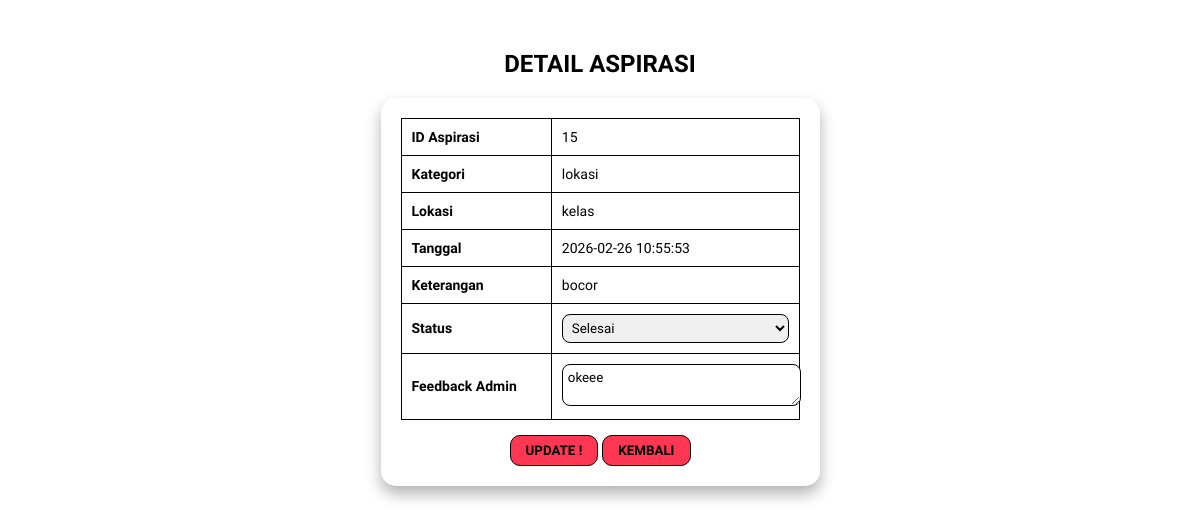
Page /UJIKOMFALAQ/admin/detail-pengaduan.php?id=15 on the committed database.
### tables this page shows
CREATE TABLE `input_aspirasi` (
  `id_pelapor` int(11) NOT NULL,
  `nis` varchar(225) NOT NULL,
  `id_kategori` int(11) NOT NULL,
  `tanggal` datetime NOT NULL DEFAULT current_timestamp(),
  `lokasi` varchar(225) NOT NULL,
  `ket` varchar(225) NOT NULL,
  `status` enum('menunggu','proses','selesai') NOT NULL DEFAULT 'menunggu',
  `feedback` varchar(225) DEFAULT NULL
);

CREATE TABLE `kategori` (
  `id_kategori` int(11) NOT NULL,
  `ket_kategori` varchar(225) NOT NULL
);

### UJIKOMFALAQ/admin/detail-pengaduan.php (the view, shortened to what this page needs)
<?php
$koneksi = mysqli_connect("localhost","root","","ujikom_12rpl2_falaq");
$id = $_GET['id'];
$query = mysqli_query($koneksi, "
    SELECT input_aspirasi.*, kategori.ket_kategori
    FROM input_aspirasi
    LEFT JOIN kategori
    ON input_aspirasi.id_kategori = kategori.id_kategori
    WHERE input_aspirasi.id_pelapor = '$id'
");
$data = mysqli_fetch_assoc($query);
?>
<!DOCTYPE html>
<html lang="id">
<head>
</head>
<body>
<h2>DETAIL ASPIRASI</h2>
<div class="box">
<form method="POST">
    <table>
        <tr>
            <td><b>ID Aspirasi</b></td>
            <td><?= $data['id_pelapor']; ?></td>
        </tr>
        <tr>
            <td><b>Kategori</b></td>
            <td><?= $data['ket_kategori']; ?></td>
        </tr>
        <tr>
            <td><b>Lokasi</b></td>
            <td><?= $data['lokasi']; ?></td>
        </tr>
        <tr>
            <td><b>Tanggal</b></td>
            <td><?= $data['tanggal']; ?></td>
        </tr>
        <tr>
            <td><b>Keterangan</b></td>
            <td><?= $data['ket']; ?></td>
        </tr>
        <tr>
            <td><b>Status</b></td>
            <td>
                <select name="status">
                    <option value="selesai" <?= $data['status']=='selesai'?'selected':'' ?>>Selesai</option>
                </select>
            </td>
        </tr>
        <tr>
            <td><b>Feedback Admin</b></td>
            <td>
                <textarea
                name="feedback"><?=
                $data['feedback']; ?></textarea>
            </td>
        </tr>
    </table>
    <div class="aksi">
    <button type="submit" name="simpan"><b>UPDATE !</b></button>
        <a href="data-pengaduan.php">
            <button type="button"><b>KEMBALI</b></button>
        </a>
    </div>
</form>
</div>
</body>
</html>

### UJIKOMFALAQ/admin/detail-pengaduan.php (style rules this page uses)
body { font-family: 'Baloo 2'; margin: 0; padding: 30px; background-color: white; text-align: center; }
h2 { color: black; margin-bottom: 20px; }
.box { background-color: white; padding: 20px; border-radius: 15px; box-shadow: 0 8px 15px rgba(0,0,0,0.3); width: 35%; margin: auto; }
table { width: 100%; border-collapse: collapse; font-size: 14px; }
td { border: 1px solid black; padding: 10px; text-align: left; }
select, textarea { width: 100%; font-family: 'Baloo 2'; padding: 5px; border-radius: 8px; border: 1px solid black; }
button { border: 1px solid black; background-color: rgb(255, 55, 82); color: black; border-radius: 10px; padding: 7px 15px; font-family: 'Baloo 2'; transition: all 0.2s ease; }
.aksi { margin-top: 15px; }

### rows in the picture
input_aspirasi: id_pelapor "15", id_kategori.ket_kategori "lokasi", lokasi "kelas", tanggal "2026-02-26 10:55:53", ket "bocor", status "Selesai", feedback "okeee"
